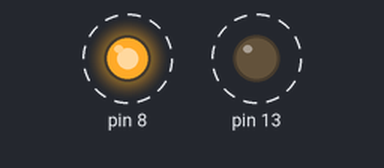
Simulated run of this sketch. Board: Arduino Uno, built with avr-gcc and run on an emulated ATmega328P. On the bench: output pins drawn as LEDs (lit = HIGH). Dashed ring = blinking.

Above: at 0.5 s.
Timing chart, 0 to 4.6 s (numbered marks = the images above):
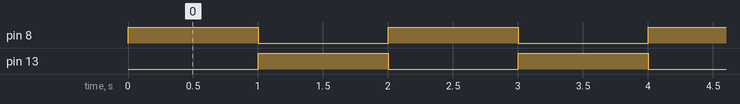

The sketch:

03_twoPins.ino
```cpp
void setup()
{
  pinMode(8, OUTPUT);
  pinMode(13, OUTPUT);
}

void loop()
{
  digitalWrite(8, HIGH);
  digitalWrite(13, LOW);
  delay(1000);
  digitalWrite(8, LOW);
  digitalWrite(13, HIGH);
  delay(1000);
}
```

Measured:
- by itself, pin 8, pin 13: alternates HIGH for 1.0 s and LOW for 1.0 s
